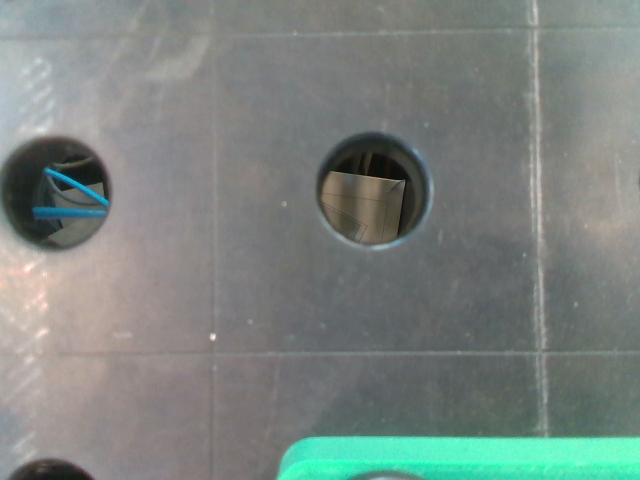
#> input picture images/0_12.png, 640 x 480 px; its folder holds only this picture in this run
$ python readImage.py   (older library calls are emulated)
#> lines starting #> are read from the running program, lines starting #| are printed output that depends on the picture; after the words box and inside, x2 and y2 are one past the last pixel; in counts of white or black regions, pixels touching at a corner belong together
import os
import cv2
import numpy as np

image_path = os.path.join(os.getcwd(),"images")

x = 0
y = 12

img_name = str(x) + "_" + str(y) + '.png'
img_path = os.path.join(image_path, img_name)
img = cv2.imread(img_path)
#> img is the input picture: shape (480, 640, 3); mean B, G, R 127.7, 132.2, 123.3
h,w,_ = img.shape
#> h = 480; w = 640

gray_img = cv2.cvtColor(img, cv2.COLOR_BGR2GRAY)
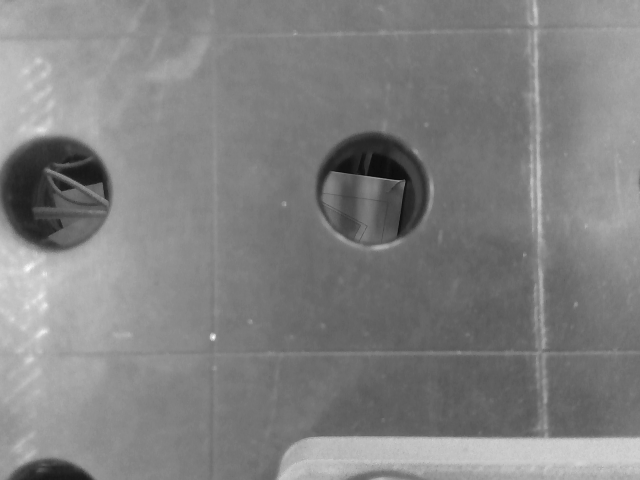
#> gray_img: shape (480, 640); min 9, max 255, mean 128.9

#转换为灰色gray_img
cv2.imshow('gray_img',gray_img)


#对图像二值化处理 输入图像必须为单通道8位或32位浮点型
ret,thresh = cv2.threshold(gray_img,127,255,0)
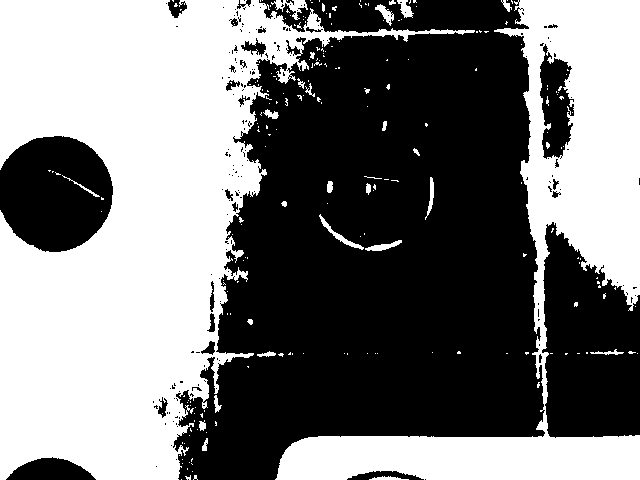
#> thresh: shape (480, 640); 47.9% white; 225 white regions (196 under 20 px)
cv2.imshow('thresh',thresh)


#寻找图像轮廓 返回修改后的图像 图像的轮廓  以及它们的层次
# image,contours,hierarchy = cv2.findContours(thresh,cv2.RETR_TREE,cv2.CHAIN_APPROX_SIMPLE)
image,_ = cv2.findContours(thresh,cv2.RETR_TREE,cv2.CHAIN_APPROX_SIMPLE)
#> image = 464 contours, 420 with area under 20; largest, box (x1, y1, x2, y2) and area: (0, 0, 475, 480) 100263, (275, 0, 640, 480) 45355, (539, 43, 575, 160) 2727, (240, 37, 267, 58) 254, (271, 0, 308, 20) 218
cv2.imshow('image',image)
# [50 lines of commented-out code are left out]

cv2.waitKey()
cv2.destroyAllWindows()
